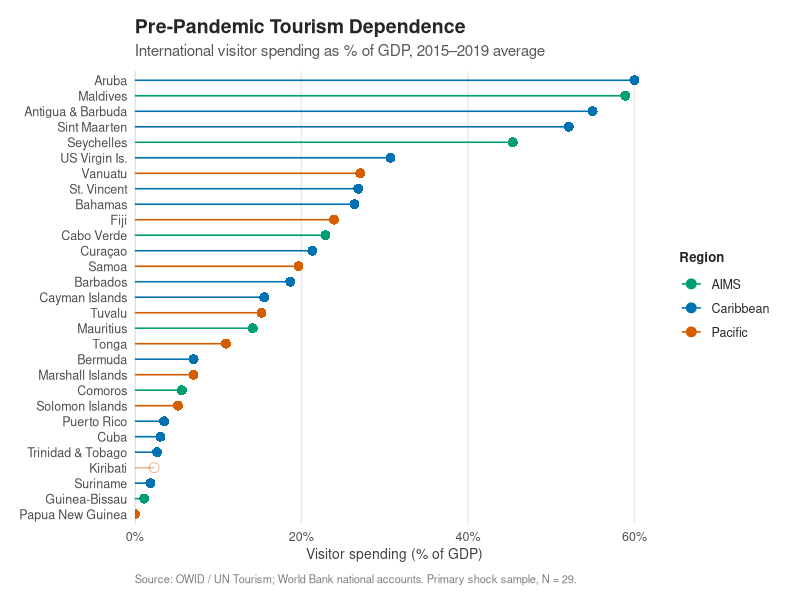
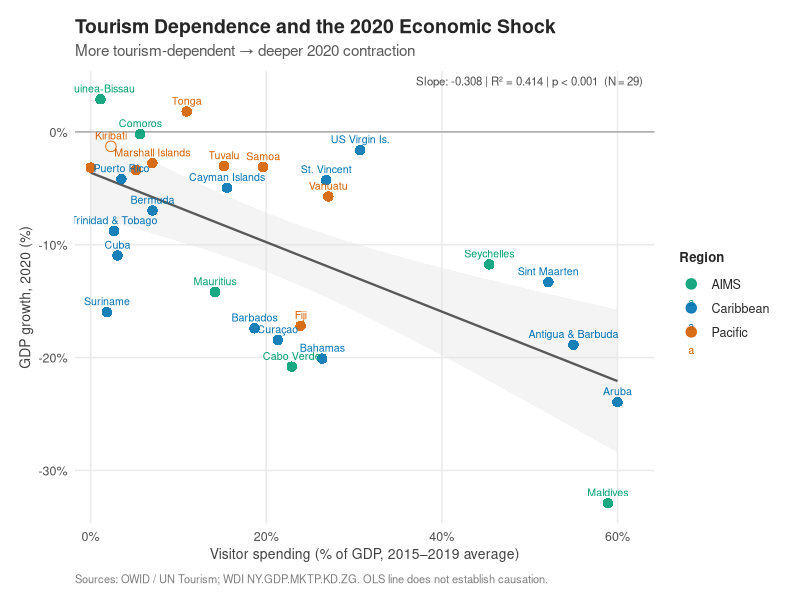
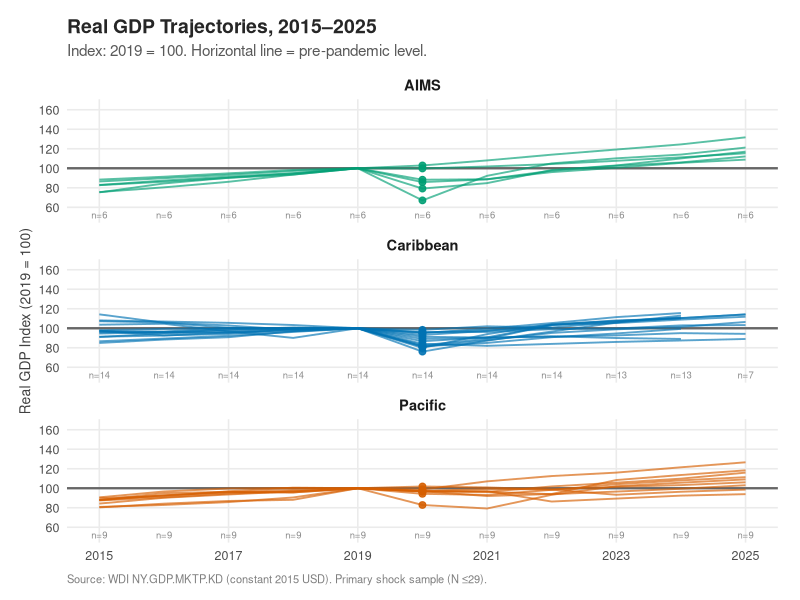

Recreate these plots in R, in order.
## ---- chunk 1
#| include: false
library(here); library(readr); library(dplyr); library(ggplot2); library(scales)

pal  <- c("Caribbean" = "#0072B2", "Pacific" = "#D55E00", "AIMS" = "#009E73")
bl   <- read_csv(here("data","processed","baseline_shock_recovery.csv"), show_col_types = FALSE)
mres <- read_csv(here("output","tables","shock_model_results.csv"),        show_col_types = FALSE)
rsum <- read_csv(here("output","tables","recovery_summary.csv"),           show_col_types = FALSE)
ridx <- read_csv(here("data","processed","recovery_index.csv"),            show_col_types = FALSE)

short_lbl <- c(
  ATG = "Antigua & Barbuda", ABW = "Aruba",        BHS = "Bahamas",
  BMU = "Bermuda",           BRB = "Barbados",      COM = "Comoros",
  CPV = "Cabo Verde",        CUB = "Cuba",          CUW = "Curaçao",
  CYM = "Cayman Islands",    DMA = "Dominica",      DOM = "Dominican Republic",
  FJI = "Fiji",              GNB = "Guinea-Bissau", GRD = "Grenada",
  HTI = "Haiti",             KIR = "Kiribati",      KNA = "St. Kitts & Nevis",
  LCA = "St. Lucia",         MDV = "Maldives",      MHL = "Marshall Islands",
  MUS = "Mauritius",         NRU = "Nauru",         PLW = "Palau",
  PNG = "Papua New Guinea",  PRI = "Puerto Rico",   SLB = "Solomon Islands",
  SGP = "Singapore",         STP = "São Tomé & P.",  SUR = "Suriname",
  SXM = "Sint Maarten",      SYC = "Seychelles",    TLS = "Timor-Leste",
  TON = "Tonga",             TTO = "Trinidad & Tobago", TUV = "Tuvalu",
  VCT = "St. Vincent",       VIR = "US Virgin Is.",  VUT = "Vanuatu",
  WSM = "Samoa"
)

base_theme <- theme_minimal(base_size = 12) +
  theme(
    text             = element_text(family = "sans", color = "grey15"),
    plot.title       = element_text(face = "bold", size = 14, margin = margin(b = 4)),
    plot.subtitle    = element_text(size = 11, color = "grey35", margin = margin(b = 8)),
    plot.caption     = element_text(size = 8, color = "grey50", hjust = 0,
                                    margin = margin(t = 8)),
    axis.title       = element_text(size = 10, color = "grey25"),
    axis.text        = element_text(size = 9,  color = "grey30"),
    panel.grid.major = element_line(color = "grey92"),
    panel.grid.minor = element_blank(),
    legend.title     = element_text(size = 9.5, face = "bold"),
    legend.text      = element_text(size = 9),
    plot.margin      = margin(14, 16, 10, 14)
  )
theme_set(base_theme)

# Dynamic p-value formatter: returns "< 0.001" for very small values
fmt_p <- function(p) {
  if (is.na(p)) return("NA")
  if (p < 0.001) "< 0.001" else formatC(p, digits = 3, format = "f")
}

# =============================================================================
# DYNAMIC NARRATIVE STATISTICS
# =============================================================================

# ---------------------------------------------------------------------------
# Sample sizes
# ---------------------------------------------------------------------------

primary_data <- bl |>
  filter(in_primary_shock_sample)

n_primary <- nrow(primary_data)
n_candidate <- 58  # Fixed candidate universe from UN-OHRLLS SIDS list


# ---------------------------------------------------------------------------
# Tourism dependence: descriptive statistics
# ---------------------------------------------------------------------------

exposure_ranked <- primary_data |>
  filter(!is.na(vspend_mean_1519)) |>
  mutate(label_disp = coalesce(short_lbl[iso3], iso3)) |>
  arrange(desc(vspend_mean_1519))

exposure_top <- exposure_ranked |> slice_head(n = 5)

maldives_exposure <- primary_data |>
  filter(iso3 == "MDV") |>
  pull(vspend_mean_1519)


# ---------------------------------------------------------------------------
# Shock model results
# ---------------------------------------------------------------------------

m1 <- mres |> filter(Model == 1)
m2 <- mres |> filter(Model == 2)
m3 <- mres |> filter(Model == 3)
m4 <- mres |> filter(Model == 4)
m5 <- mres |> filter(Model == 5)

# Maldives sensitivity: calculate directly from the baseline data
shock_data_stats <- primary_data |>
  filter(
    !is.na(vspend_mean_1519),
    !is.na(gdp_growth_pct_2020)
  )

fit_no_mdv <- lm(
  gdp_growth_pct_2020 ~ vspend_mean_1519,
  data = shock_data_stats |> filter(iso3 != "MDV")
)

no_mdv_r2 <- summary(fit_no_mdv)$r.squared
no_mdv_p <- summary(fit_no_mdv)$coefficients[2, 4]

maldives_shock <- shock_data_stats |>
  filter(iso3 == "MDV") |>
  pull(gdp_growth_pct_2020)


# ---------------------------------------------------------------------------
# Recovery statistics: aggregate and per-capita GDP
# ---------------------------------------------------------------------------

pcap_data <- bl |>
  filter(in_primary_shock_sample) |>
  mutate(
    gdppc_idx_2024 =
      gdppc_real_const2015usd_2024 /
      gdppc_real_const2015usd_2019 * 100
  ) |>
  select(iso3, gdppc_idx_2024)

recovery_stats <- rsum |>
  left_join(pcap_data, by = "iso3") |>
  mutate(
    agg_recovered = if_else(
      is.na(gdp_idx_2024),
      NA,
      gdp_idx_2024 >= 100
    ),
    pcap_recovered = if_else(
      is.na(gdppc_idx_2024),
      NA,
      gdppc_idx_2024 >= 100
    )
  )

# Aggregate GDP
n_agg <- sum(!is.na(recovery_stats$gdp_idx_2024))
agg_count <- sum(recovery_stats$agg_recovered, na.rm = TRUE)
agg_pct <- 100 * agg_count / n_agg

# Per-capita GDP
n_pcap <- sum(!is.na(recovery_stats$gdppc_idx_2024))
pcap_count <- sum(recovery_stats$pcap_recovered, na.rm = TRUE)
pcap_pct <- 100 * pcap_count / n_pcap

# Economies with both measures
paired_recovery <- recovery_stats |>
  filter(!is.na(agg_recovered), !is.na(pcap_recovered))

# Economy lists
agg_only_names <- paired_recovery |>
  filter(agg_recovered, !pcap_recovered) |>
  pull(iso3) |>
  (\(x) coalesce(short_lbl[x], x))() |>
  paste(collapse = ", ")

pcap_only_names <- paired_recovery |>
  filter(!agg_recovered, pcap_recovered) |>
  pull(iso3) |>
  (\(x) coalesce(short_lbl[x], x))() |>
  paste(collapse = ", ")

not_recovered <- recovery_stats |>
  filter(!is.na(gdp_idx_2024), !agg_recovered) |>
  arrange(gdp_idx_2024)

not_recovered_n <- nrow(not_recovered)

not_recovered_names <- not_recovered |>
  pull(iso3) |>
  (\(x) coalesce(short_lbl[x], x))() |>
  paste(collapse = ", ")


# ---------------------------------------------------------------------------
# Recovery vs. tourism dependence
# ---------------------------------------------------------------------------

recovery_corr_data <- ridx |>
  filter(
    year == 2024,
    !is.na(gdp_index),
    !is.na(vspend_mean_1519)
  )

recovery_cor <- cor.test(
  recovery_corr_data$vspend_mean_1519,
  recovery_corr_data$gdp_index,
  method = "pearson"
)

recovery_r <- unname(recovery_cor$estimate)
recovery_p <- recovery_cor$p.value
recovery_n <- nrow(recovery_corr_data)
## ---- chunk 2
#| fig-cap: "International visitor spending as a share of GDP, 2015–2019 average. Source: OWID / UN Tourism; World Bank national accounts. Primary shock sample, N = 29. Open circle: Kiribati, with only one year of pre-pandemic data."
#| fig-width: 8.5
#| fig-height: 7.5

plot_data <- bl |>
  filter(in_primary_shock_sample) |>
  mutate(
    label_disp = coalesce(short_lbl[iso3], iso3),
    thin       = vspend_n_1519 == 1
  ) |>
  arrange(vspend_mean_1519) |>
  mutate(label_disp = factor(label_disp, levels = label_disp))

ggplot(plot_data, aes(x = vspend_mean_1519, y = label_disp,
                      color = sids_region, alpha = thin)) +
  geom_vline(xintercept = 0, color = "grey80", linewidth = 0.4) +
  geom_segment(aes(x = 0, xend = vspend_mean_1519, yend = label_disp),
               linewidth = 0.55) +
  geom_point(size = 3, aes(shape = thin)) +
  scale_color_manual(values = pal, name = "Region") +
  scale_alpha_manual(values = c("FALSE" = 1, "TRUE" = 0.45), guide = "none") +
  scale_shape_manual(values = c("FALSE" = 16, "TRUE" = 1), guide = "none") +
  scale_x_continuous(labels = label_number(suffix = "%"),
                     expand = expansion(mult = c(0, 0.04))) +
  labs(
    title    = "Pre-Pandemic Tourism Dependence",
    subtitle = "International visitor spending as % of GDP, 2015\u20132019 average",
    x = "Visitor spending (% of GDP)",
    y = NULL,
    caption  = "Source: OWID / UN Tourism; World Bank national accounts. Primary shock sample, N = 29."
  ) +
  theme(
    axis.text.y        = element_text(size = 9),
    panel.grid.major.y = element_blank(),
    panel.grid.major.x = element_line(color = "grey92")
  )
## ---- chunk 3
#| fig-cap: "Pre-pandemic visitor spending (2015–2019 average) vs. 2020 real GDP growth. Each point is one economy. The OLS line estimates the cross-sectional association; it is exploratory and does not establish causation. Open circle: Kiribati (thin baseline). Sources: OWID / UN Tourism; WDI NY.GDP.MKTP.KD.ZG."
#| fig-width: 9
#| fig-height: 6.5

m1 <- mres |> filter(Model == 1)

ann_text <- paste0(
  "Slope: ", round(m1$Slope, 3), " | ",
  "R\u00b2 = ", round(m1$R2, 3), " | ",
  "p ", fmt_p(m1$p_raw),
  "  (N\u202f=\u202f", m1$N, ")"
)

shock_data <- bl |>
  filter(in_primary_shock_sample) |>
  mutate(
    label_disp = coalesce(short_lbl[iso3], iso3),
    thin       = vspend_n_1519 == 1
  )

ggplot(shock_data,
       aes(x = vspend_mean_1519, y = gdp_growth_pct_2020, color = sids_region)) +
  geom_hline(yintercept = 0, color = "grey65", linewidth = 0.5) +
  geom_smooth(method = "lm", formula = y ~ x, se = TRUE,
              color = "grey35", fill = "grey88",
              linewidth = 0.8, alpha = 0.35, show.legend = FALSE) +
  geom_point(aes(shape = thin), size = 3.2, alpha = 0.9) +
  geom_text(aes(label = label_disp), size = 2.7, vjust = -0.85,
            check_overlap = TRUE) +
  scale_color_manual(values = pal, name = "Region") +
  scale_shape_manual(values = c("FALSE" = 16, "TRUE" = 1), guide = "none") +
  scale_x_continuous(labels = label_number(suffix = "%"),
                     expand = expansion(mult = c(0.03, 0.07))) +
  scale_y_continuous(labels = label_number(suffix = "%"),
                     expand = expansion(mult = c(0.05, 0.07))) +
  annotate("text", x = Inf, y = Inf, label = ann_text,
           hjust = 1.05, vjust = 1.6, size = 2.9, color = "grey30") +
  labs(
    title    = "Tourism Dependence and the 2020 Economic Shock",
    subtitle = "More tourism-dependent \u2192 deeper 2020 contraction",
    x        = "Visitor spending (% of GDP, 2015\u20132019 average)",
    y        = "GDP growth, 2020 (%)",
    caption  = "Sources: OWID / UN Tourism; WDI NY.GDP.MKTP.KD.ZG. OLS line does not establish causation."
  )
## ---- chunk 4
#| fig-cap: "Real GDP trajectories, 2015–2025. Index: 2019 = 100. Each line is one economy in the primary shock sample, coloured by region. The horizontal line marks the 2019 level. Annual sample sizes (n=) appear at the bottom of each panel; they vary because data availability differs by year and economy. Source: WDI NY.GDP.MKTP.KD (constant 2015 USD). 2025 estimates are preliminary for a subset of economies."
#| fig-width: 9.5
#| fig-height: 9

annual_n <- ridx |>
  filter(!is.na(gdp_index)) |>
  group_by(sids_region, year) |>
  summarise(n = n_distinct(iso3), .groups = "drop")

ggplot(ridx |> filter(!is.na(gdp_index)),
       aes(x = year, y = gdp_index, group = iso3)) +
  geom_hline(yintercept = 100, color = "grey40", linewidth = 0.8) +
  geom_line(aes(color = sids_region), alpha = 0.65, linewidth = 0.65) +
  geom_point(data = ridx |> filter(year == 2020, !is.na(gdp_index)),
             aes(color = sids_region), size = 2, alpha = 0.9) +
  geom_text(data = annual_n, inherit.aes = FALSE,
            aes(x = year, y = 52, label = paste0("n=", n)),
            size = 2.4, color = "grey55", hjust = 0.5) +
  facet_wrap(~sids_region, ncol = 1, scales = "fixed") +
  scale_color_manual(values = pal, name = "Region") +
  scale_x_continuous(breaks = c(2015, 2017, 2019, 2021, 2023, 2025)) +
  scale_y_continuous(limits = c(50, 165), breaks = seq(60, 160, by = 20)) +
  labs(
    title    = "Real GDP Trajectories, 2015\u20132025",
    subtitle = "Index: 2019 = 100. Horizontal line = pre-pandemic level.",
    x = NULL, y = "Real GDP Index (2019 = 100)",
    caption  = "Source: WDI NY.GDP.MKTP.KD (constant 2015 USD). Primary shock sample (N \u226429)."
  ) +
  theme(legend.position = "none",
        strip.text = element_text(face = "bold", size = 10.5))
